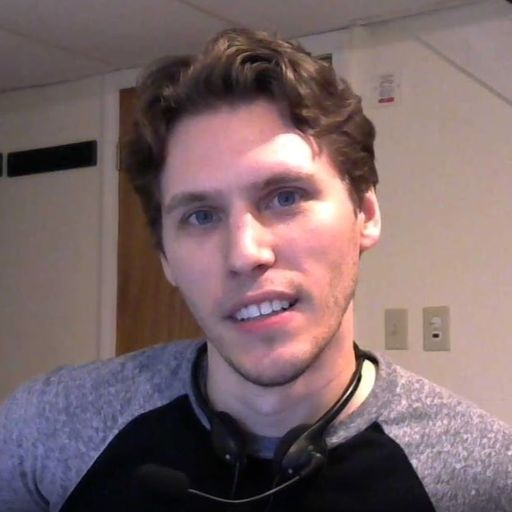
#> input picture A4/jerma.jpg, 512 x 512 px, found by its file name
$ python q4.py
#> lines starting #> are read from the running program, lines starting #| are printed output that depends on the picture; after the words box and inside, x2 and y2 are one past the last pixel; in counts of white or black regions, pixels touching at a corner belong together; long printed decimals are rounded
import numpy as np
from numpy import fft
from PIL import Image

# Takes in a matrix and produces a new matrix like P, except that the number of rows and
# columns are both multiples of 15.
# Note that P is n x m x 3.
# Rows and columns of 0 are added to the "end" of P, if needed
def pad15(P):
    dim = P.shape

    rpad15 = 15 - dim[0] % 15
    cpad15 = 15 - dim[1] % 15

    if rpad15 > 0 or cpad15 > 0:
        Q = np.pad(P, pad_width=((0, rpad15), (0,cpad15), (0,0)), mode='constant', constant_values=0)
    return Q
def process_block(B, tol):
    num_zeros = 0
    FB = np.fft.fft2(B)
    for row in FB:
        for num in row:
            if num <tol:
                num = 0
                num_zeros += 1
    B1 = np.fft.ifft2(FB)

    B1 = np.real(B1)
    B1 = np.round(B1)
    B1 = np.clip(B1, 0,255)
    B1 = B1.astype(np.uint8)

    return [B1, num_zeros]

def trim(image):
    # Check if any channel has non-zero values
    non_zero = np.any(image != 0, axis=2)

    # Find non-zero rows/columns
    rows = np.any(non_zero, axis=1)
    cols = np.any(non_zero, axis=0)

    # Get bounds
    rmin, rmax = np.where(rows)[0][[0, -1]]
    cmin, cmax = np.where(cols)[0][[0, -1]]

    return image[rmin:rmax+1, cmin:cmax+1, :]

def compress_image(P,tol):
    numrows,numcols,colours = P.shape
    compressedP = np.zeros((numrows,numcols,3), dtype=np.uint8)
    padded_P = pad15(P)
    num_zeros = 0
    p_rows,p_cols,colours = padded_P.shape
    for colour in range(3):
        rows_of_15 = p_rows // 15
        cols_of_15 = p_cols // 15
        for row in range(rows_of_15 -1):
            for col in range(cols_of_15 - 1):
                block = P[row * 15: (row + 1) * 15, col * 15:(col+1) * 15,colour]
                processed_info = process_block(block,tol)
                compressedP[15*row:15*row+15,15*col:15*col+15,colour] = processed_info[0]
                num_zeros += processed_info[1]

    compressedP = trim(compressedP)
    compression_rate = num_zeros / (p_rows * p_cols * 3) * 100
    return [compressedP, compression_rate]


img = Image.open(r'C:/Users/vince/Documents/CS371/A4/jerma.jpg')
#> img is the input picture: PIL image 512x512 RGB; mean R, G, B 123.7, 103.2, 105.2
img_arr = np.array(img)
cimg_info = compress_image(img_arr,29)
#> in pad15, `Q = np.pad(P, pad_width=((0, rpad15), (0,cpad15), (0,0)), mode='consta..`:
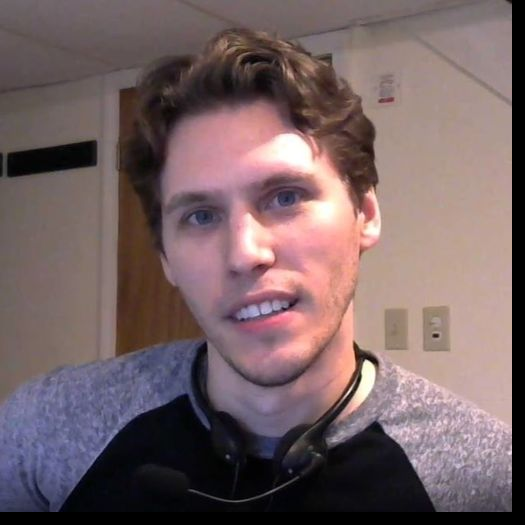
#> Q: shape (525, 525, 3); mean R, G, B 117.6, 98.2, 100.1
#> after the loop in compress_image, `for colour in range(3):`: num_zeros = 672566
#> in trim, `non_zero = np.any(image != 0, axis=2)`:
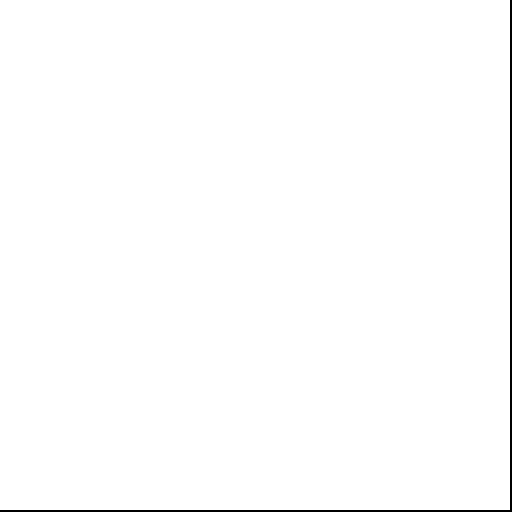
#> non_zero: shape (512, 512) bool; 99.2% white; 1 black region, box (x1, y1, x2, y2) and area: (0, 0, 512, 512) 2044
#> in trim, `rmin, rmax = np.where(rows)[0][[0, -1]]`: rmin = 0; rmax = 509
#> in trim, `cmin, cmax = np.where(cols)[0][[0, -1]]`: cmin = 0; cmax = 509
#> in trim, `return image[rmin:rmax+1, cmin:cmax+1, :]`:
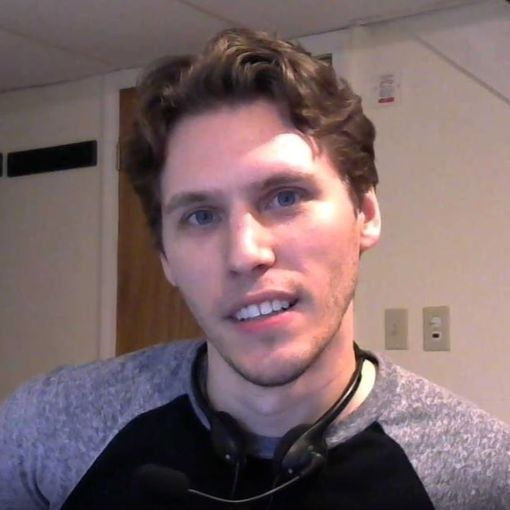
#> returned value: shape (510, 510, 3); mean of channels 0, 1, 2 123.9, 103.3, 105.3; drawn as R, G, B
#> in compress_image, `compression_rate = num_zeros / (p_rows * p_cols * 3) * 100`: compression_rate = 81.34
#> cimg_info = 2 items

cimg = Image.fromarray(cimg_info[0])

print("Compression Rate: %", cimg_info[1])
#| Compression Rate: % 81.338
